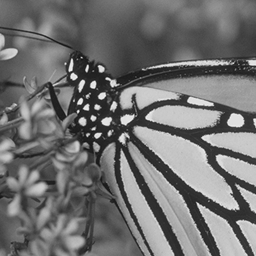
#> input picture inpainting/05.png, 256 x 256 px
$ jupyter execute --allow-errors inpainting_wavelet.ipynb
#> lines starting #> are read from the running program, lines starting #| are printed output that depends on the picture
[cell 1]
import cuqi
import numpy as np
import matplotlib.pyplot as plt
import scipy
import skimage as ski
from skimage.transform import rescale, resize, downscale_local_mean

# Load image as `x_true`

[cell 2]
image = resize(ski.util.img_as_float(ski.io.imread("05.png"))[56:,56:], (128,128))
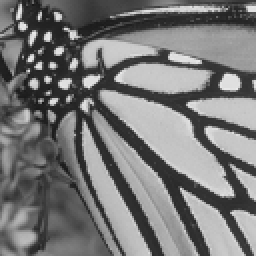
#> image: shape (128, 128) float64 (shown 2 times larger); min 0.0908, max 0.917, mean 0.472
x_true = image.flatten()
#> x_true = 16384 values, max 0.917 at index 2065, min 0.0908 at index 6549, mean 0.472
dim = image.shape[0]
#> dim = 128
plt.imshow(image, cmap="gray")
plt.colorbar()
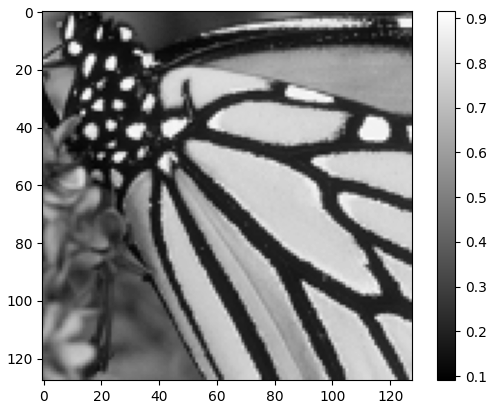
#> figure drawn by matplotlib, 2 panels

# Define mask operator (50% off) and create synthetic observation data

[cell 3]
# define forward operator and create data
np.random.seed(1)
# manual mask
zero_density = 0.5# we keep 50% of the pixels
mask_vector = np.random.random(size=dim**2) < zero_density
mask_vector = mask_vector.astype(int)
mask = scipy.sparse.diags(mask_vector)
y_exact = mask @ x_true
#> y_exact = 16384 values, max 0.917 at index 2065, min 0 at index 1, mean 0.235

noise_std = 0.1 # half noise
# manual noise
y_obs = y_exact + np.random.normal(0, noise_std, size=y_exact.shape)@mask
#> y_obs = 16384 values, max 1.16 at index 3855, min -0.162 at index 12501, mean 0.235

plt.imshow(mask_vector.reshape(dim, dim), cmap='gray')
plt.figure()
plt.imshow(y_obs.reshape(dim, dim), cmap='gray')
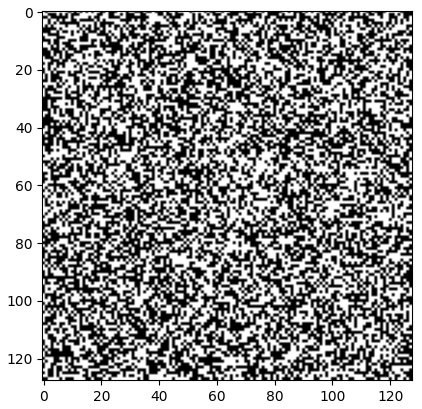
#> figure drawn by matplotlib, 1 panel
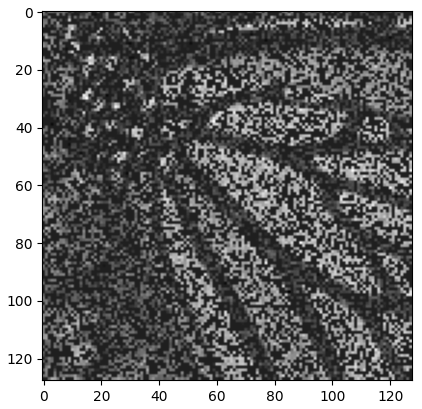
#> figure drawn by matplotlib, 1 panel

# Define wavelet prior within CUQIpy

[cell 4]
def nn_denoiser(x, restoration_strength=None):
    # Note 10 is used as strength of prior
    result = ski.restoration.denoise_wavelet(x.reshape(dim, dim), wavelet="haar", sigma=10*restoration_strength).reshape(dim*dim)
    return result, None

#> (a cell that did not finish here is left out)

[cell 6]
sigma_denoiser = 0.01 # smoothing parameter for Moreau-Yoshida
#> (the rest of this cell did not finish here and is left out)

# Define forward and likelihood in CUQIpy

#> (a cell that did not finish here is left out)

# Posterior sampling with ULA

#> (a cell that did not finish here is left out)

[cell 9]
thinning = 10  # thinning factor
#> (the rest of this cell did not finish here and is left out)

[cell 10]
# samples = np.load("butterfly_samples_wavelet.npy", allow_pickle=True).item()

[cell 11]
vmin = 0.1
vmax = 0.9
fig, (ax1, ax2, ax3, ax4) = plt.subplots(1, 4, figsize=(10, 5))
ax1.imshow(x_true.reshape(dim, dim), cmap='gray', vmin=vmin, vmax=vmax)
ax1.set_title('Ground truth')
ax2.imshow(y_obs.reshape(dim, dim), cmap='gray', vmin=vmin, vmax=vmax)
ax2.set_title('Observed image')
#> (the rest of this cell did not finish here and is left out)

[cell 12]
fig, ax = plt.subplots(figsize=(10, 5))
ax.imshow(x_true.reshape(dim, dim), cmap='gray', vmin=vmin, vmax=vmax)
plt.savefig("groundthruth_wavelet.pdf", bbox_inches='tight')
fig, ax = plt.subplots(figsize=(10, 5))
ax.imshow(y_obs.reshape(dim, dim), cmap='gray', vmin=vmin, vmax=vmax)
plt.savefig("data_wavelet.pdf", bbox_inches='tight')
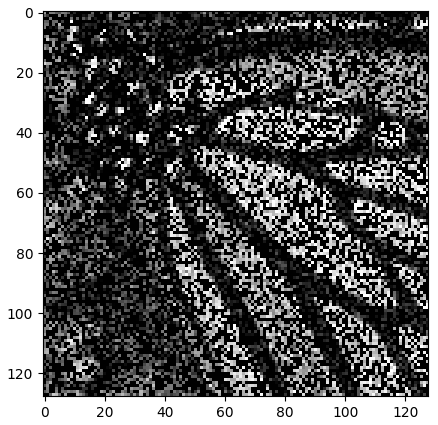
#> figure drawn by matplotlib, 1 panel
fig, ax = plt.subplots(figsize=(10, 5))
#> (the rest of this cell did not finish here and is left out)

#> (a cell that did not finish here is left out)

#> (a cell that did not finish here is left out)

#> (a cell that did not finish here is left out)

# check variance and mask

[cell 16]
fig, ax = plt.subplots(figsize=(10, 5))
ax.imshow(mask_vector.reshape(dim, dim), cmap='Blues_r')
plt.tight_layout()
plt.savefig("mask.pdf", bbox_inches='tight')
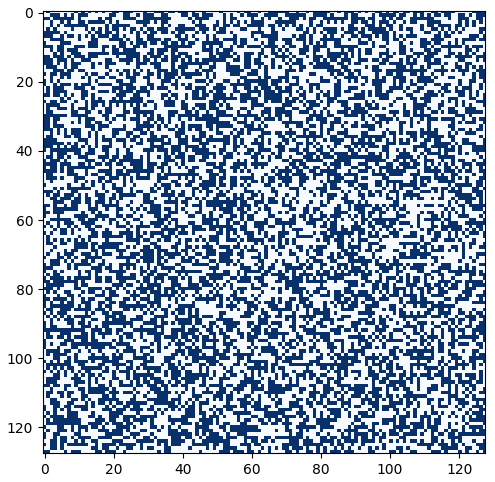
#> figure drawn by matplotlib, 1 panel
